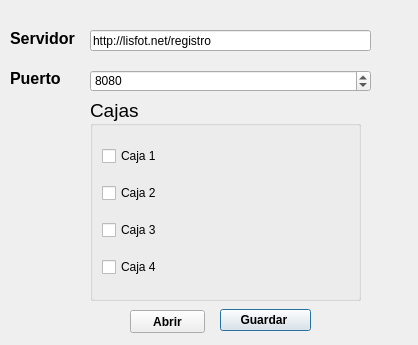
<?xml version="1.0" encoding="UTF-8"?>
<ui version="4.0">
 <class>Configuracion</class>
 <widget class="QDialog" name="Configuracion">
  <property name="geometry">
   <rect>
    <x>0</x>
    <y>0</y>
    <width>418</width>
    <height>345</height>
   </rect>
  </property>
  <property name="windowTitle">
   <string>Configuracion</string>
  </property>
  <widget class="QLabel" name="label">
   <property name="geometry">
    <rect>
     <x>10</x>
     <y>30</y>
     <width>81</width>
     <height>16</height>
    </rect>
   </property>
   <property name="font">
    <font>
     <pointsize>12</pointsize>
     <weight>75</weight>
     <bold>true</bold>
    </font>
   </property>
   <property name="text">
    <string>Servidor</string>
   </property>
  </widget>
  <widget class="QLabel" name="label_2">
   <property name="geometry">
    <rect>
     <x>10</x>
     <y>70</y>
     <width>61</width>
     <height>16</height>
    </rect>
   </property>
   <property name="font">
    <font>
     <pointsize>12</pointsize>
     <weight>75</weight>
     <bold>true</bold>
    </font>
   </property>
   <property name="text">
    <string>Puerto</string>
   </property>
  </widget>
  <widget class="QGroupBox" name="groupBox">
   <property name="geometry">
    <rect>
     <x>90</x>
     <y>120</y>
     <width>271</width>
     <height>181</height>
    </rect>
   </property>
   <property name="title">
    <string/>
   </property>
   <layout class="QVBoxLayout" name="verticalLayout">
    <item>
     <widget class="QCheckBox" name="chkCaja1">
      <property name="text">
       <string>Caja 1</string>
      </property>
     </widget>
    </item>
    <item>
     <widget class="QCheckBox" name="chkCaja2">
      <property name="text">
       <string>Caja 2</string>
      </property>
     </widget>
    </item>
    <item>
     <widget class="QCheckBox" name="chkCaja3">
      <property name="text">
       <string>Caja 3</string>
      </property>
     </widget>
    </item>
    <item>
     <widget class="QCheckBox" name="chkCaja4">
      <property name="text">
       <string>Caja 4</string>
      </property>
     </widget>
    </item>
   </layout>
  </widget>
  <widget class="QLineEdit" name="inDireccion">
   <property name="geometry">
    <rect>
     <x>90</x>
     <y>30</y>
     <width>281</width>
     <height>21</height>
    </rect>
   </property>
   <property name="text">
    <string>http://lisfot.net/registro</string>
   </property>
  </widget>
  <widget class="QLabel" name="label_3">
   <property name="geometry">
    <rect>
     <x>90</x>
     <y>100</y>
     <width>71</width>
     <height>21</height>
    </rect>
   </property>
   <property name="font">
    <font>
     <pointsize>14</pointsize>
     <weight>50</weight>
     <bold>false</bold>
    </font>
   </property>
   <property name="text">
    <string>Cajas</string>
   </property>
  </widget>
  <widget class="QSpinBox" name="inPuerto">
   <property name="geometry">
    <rect>
     <x>90</x>
     <y>70</y>
     <width>281</width>
     <height>22</height>
    </rect>
   </property>
   <property name="maximum">
    <number>9999</number>
   </property>
   <property name="value">
    <number>8080</number>
   </property>
  </widget>
  <widget class="QWidget" name="widget" native="true">
   <property name="geometry">
    <rect>
     <x>220</x>
     <y>300</y>
     <width>91</width>
     <height>41</height>
    </rect>
   </property>
   <layout class="QHBoxLayout" name="horizontalLayout">
    <item>
     <widget class="QPushButton" name="pushButton">
      <property name="font">
       <font>
        <weight>75</weight>
        <bold>true</bold>
       </font>
      </property>
      <property name="text">
       <string>Guardar </string>
      </property>
     </widget>
    </item>
   </layout>
  </widget>
  <widget class="QPushButton" name="pushButton_2">
   <property name="geometry">
    <rect>
     <x>130</x>
     <y>310</y>
     <width>75</width>
     <height>23</height>
    </rect>
   </property>
   <property name="font">
    <font>
     <weight>75</weight>
     <bold>true</bold>
    </font>
   </property>
   <property name="text">
    <string>Abrir</string>
   </property>
  </widget>
 </widget>
 <resources/>
 <connections/>
</ui>
